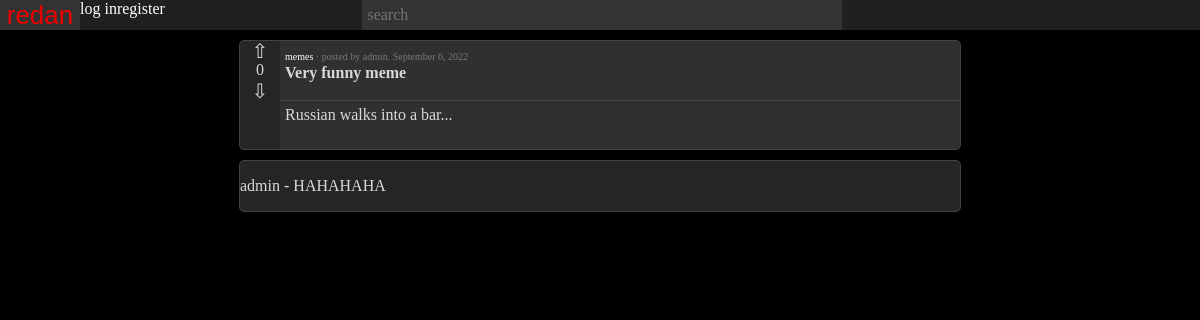
The page /ribbon/Very funny meme/daf31fc4540041f68d0518cb4992e4e3/ on the database as committed earlier.
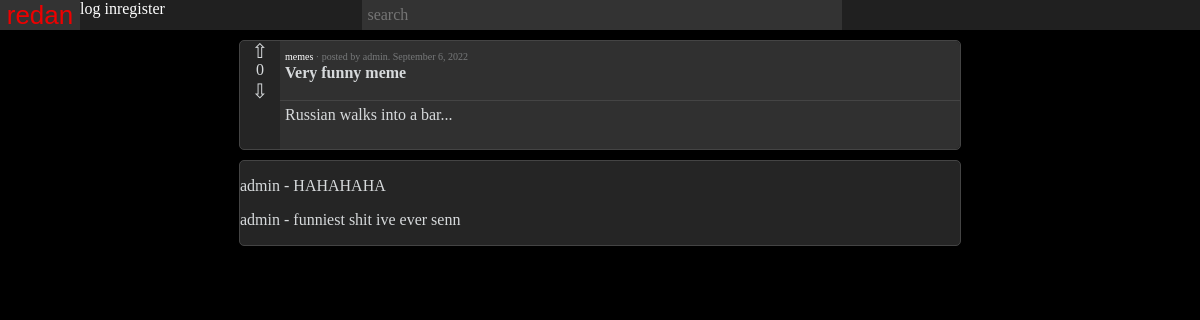
The same page on the database as committed later.
### ribbon/models.py (models this page shows, shortened)
class SectionPost(models.Model):
    id = models.UUIDField(default=uuid.uuid4, unique=True, primary_key=True, editable=False)
    section_id = models.ForeignKey(Section, on_delete=models.CASCADE)
    profile_id = models.ForeignKey(Profile, on_delete=models.CASCADE)
    title = models.CharField(max_length=30)
    rating = models.IntegerField(default=0)
    image = models.ImageField(upload_to=sectionpost_path, null=True, blank=True)
    content = models.TextField(max_length=2000, blank=True)
    date_published = models.DateField(auto_now_add=True)
    class Meta():
        ordering = ['-rating']

class Section(models.Model):
    id = models.UUIDField(default=uuid.uuid4, unique=True, primary_key=True, editable=False)
    title = models.CharField(max_length=50, unique=True)
    description = models.CharField(max_length=200, blank=True)
    image = models.ImageField(upload_to=section_path)
    subscribers = models.ManyToManyField(User, editable=False)
    date_created = models.DateTimeField(auto_now_add=True)
    def __str__(self):
        return str(self.title)

class Comments(models.Model):
    id = models.UUIDField(default=uuid.uuid4, unique=True, primary_key=True, editable=False)
    user_id = models.ForeignKey(User, null=True, on_delete=models.SET_NULL)
    section_post_id = models.ForeignKey(SectionPost, null=True, on_delete=models.SET_NULL)
    text = models.TextField(max_length=500)
    date_published = models.DateTimeField(auto_now_add=True)

### users/models.py (models this page shows, shortened)
class Profile(models.Model):
    id = models.UUIDField(default=uuid.uuid4, unique=True, primary_key=True, editable=False)
    user_id = models.OneToOneField(User, on_delete=models.CASCADE)
    about = models.CharField(max_length=200, blank=True)
    country = CountryField(blank=True)
    rating = models.IntegerField(default=0)
    profile_image = models.ImageField(upload_to='profile/', blank=True, default='profile/default.png')
    banner_image = models.ImageField(upload_to='banner/', blank=True, default='banner/default.png')
    def __str__(self):
        return str(self.user_id)

### ribbon/views.py (the view)
# urls.py: path('ribbon/<str:section_title>/<post_id>/', postView, name='post'),
def postView(request, section_title, post_id):
    post = SectionPost.objects.get(id=post_id)
    comments = post.comments_set.all()
    context = {
        'post': post,
        'comments': comments,
    }
    return render(request, 'ribbon/post.html', context)

### ribbon/templates/ribbon/post.html (shortened to what this page needs)
{% extends 'ribbon/base.html' %}
{% block content %}
<head>
</head>
<main>
    <div class="div_post">
        <div class="div_post_upvote">
            <a href="" class="button_upvote">&#8679;</a>
        </div>
        <div class="div_post_rating">
            {{ post.rating }}
        </div>
        <div class="div_post_downvote">
            <a href="" class="button_downvote">&#8681;</a>
        </div>
        <div class="div_post_header">
            <a href="" class="post_group">{{ post.section_id }}</a><span class="post_info"> · posted by <a class="post_author" href="{% url 'user' post.profile_id.user_id %}">{{ post.profile_id }}</a>. {{ post.date_published|date:"F j, Y" }}</span>
            <br>
            <a href="" class="post_title">{{ post.title }}</a>
        </div>
        <div class="div_post_content">
            <p class="post_content_text">
                {{ post.content }}
            </p>
        </div>
        <div class="div_post_footer">
        </div>
    </div>
    {% if comments %}
    <div class="div_comments">
        {% for comment in comments %}
        <p>
           {{ comment.user_id.username }} - {{ comment.text }}
        </p>
        {% endfor %}
    </div>
    {% endif %}
</main>
{% endblock content %}

### ribbon/templates/ribbon/base.html (shortened to what this page needs)
{% load static %}
<!DOCTYPE html>
<html>
<head>
    <link rel="stylesheet" type="text/css" href="{% static 'ribbon/main.css' %}">
</head>
<body>
{% include 'ribbon/navbar.html' %}
{% block content %}
{% endblock content %}
</body>
</html>

### ribbon/templates/ribbon/navbar.html
<header>
    <div class="navbar">
        <div class="div_logo">
            <a href="{% url 'ribbon' %}" class="button_logo">
                <div>
                    <span>red</span><span class="logo_link">an</span>
                </div>
            </a>
        </div>
        <input class="search" type="text" placeholder="search" method="POST">
        <div style="display: flex;">
            {% if request.user.is_authenticated %}
            <div class="div_login">
                <a class="button_login" href="{% url 'user' request.user.username %}">
                    <div>
                        <span>profile</span>
                    </div>
                </a>
            </div>
            <div class="div_register">
                <a class="button_register" href="{% url 'logout' %}">
                    <div>
                        <span>log out</span>
                    </div>
                </a>
            </div>
            {% else %}
                <a class="button_login" href="{% url 'login' %}">
                        <span>log in</span>
                </a>
                <a class="button_login" href="{% url 'register' %}">
                        <span>register</span>
                </a>
            {% endif %}
        </div>
    </div>
</header>

### ribbon/static/ribbon/main.css (style rules this page uses)
body { background-color: #000; margin: 0; font-family: "Verdana", "Tahoma", "Trebuchet MS"; }
header { position: sticky; top: 0; }
.navbar { display: grid; grid-template-columns: 80px auto 40% auto 80px 80px; grid-template-rows, line-height: 30px; min-width: 650px; background-color: #202020; }
.div_logo { grid-column: 1 / span 1; grid-row: 1 / span 1; background-color: #333; }
.logo_link { color: #e00; }
.button_logo { text-decoration: none; font-family: "Helvetica", "Arial"; font-size: 26px; color: #fff; }
.search { grid-column: 3 / span 1; grid-row: 1 / span 1; border: none; background-color: #333; color: #fff; font-family: inherit; font-size: 16px; min-width: 300px; padding: 0 5px; }
.button_login { text-decoration: none; color: #fff; font-size: 16px; }
.button_logo div, .button_login div, .button_register div { text-align: center; height: 100%; line-height: 30px; }
.div_post { margin: 10px auto; width: 60%; min-width: 400px; color: #D7DADC; background-color: #252525; border: solid 1px #444; border-radius: 5px; display: grid; grid-template-columns: 40px auto; grid-template-rows: 20px 20px 20px auto auto 20px; }
.div_post_upvote { grid-column: 1 / span 1; grid-row: 1 / span 1; text-align: center; }
.div_post_rating { grid-column: 1 / span 1; grid-row: 2 / span 1; text-align: center; }
.div_post_downvote { grid-column: 1 / span 1; grid-row: 3 / span 1; text-align: center; }
.button_upvote, .button_downvote { text-decoration: none; color: inherit; font-size: 20px; line-height: 20px; }
.div_post_header { grid-column: 2 / span 1; grid-row: 1 / span 4; padding: 5px; border-radius: 0 5px 0 0; border-bottom: solid 1px #444; background-color: #303030; }
.post_title { text-decoration: none; font-weight: bold; color: #D7DADC; }
.post_group { text-decoration: none; font-size: 10px; color: #fff; }
.post_author { text-decoration: none; color: #77797a; }
.post_info { font-size: 10px; color: #77797a; }
.div_post_content { grid-column: 2 / span 1; grid-row: 5 / span 1; padding: 5px; background-color: #303030; }
.post_content_text { margin: 0; }
.div_post_footer { grid-column: 2 / span 1; grid-row: 6 / span 1; border-radius: 0 0 5px 0; background-color: #303030; display: grid; grid-template-columns: auto 1fr; grid-template-rows: auto; }
.div_comments { margin: 10px auto; width: 60%; min-width: 400px; color: #D7DADC; background-color: #252525; border: solid 1px #444; border-radius: 5px; }

Rows that differ between the two databases and show on the page:
added Comments: user_id.username "admin", text "funniest shit ive ever senn"
